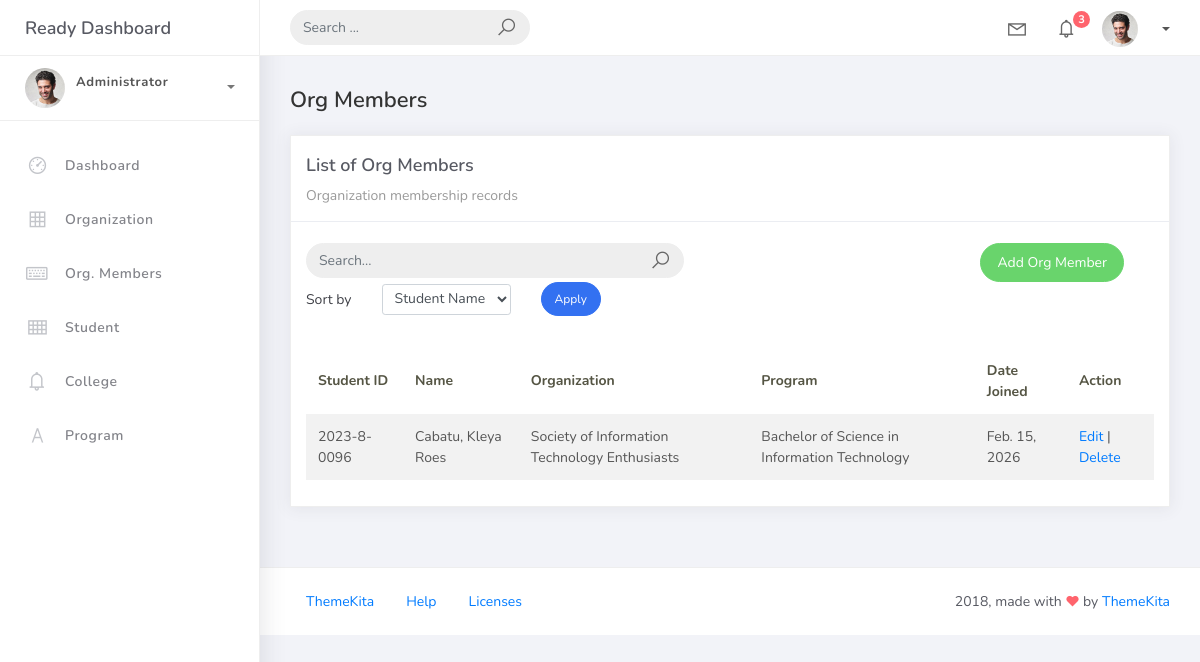
Before: /orgmember_list with the older database file.
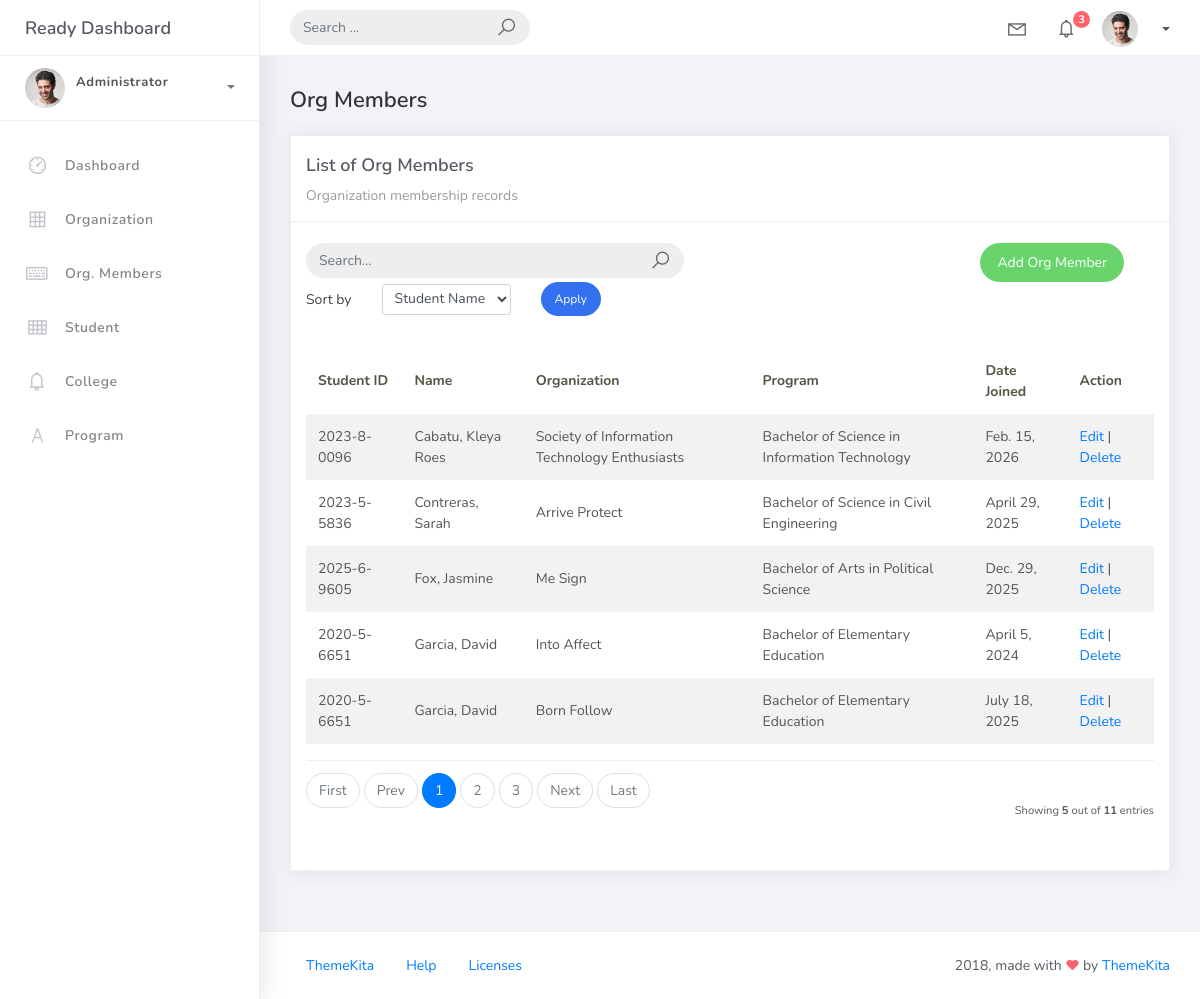
After: the same page with the newer database file.
### studentorg/models.py (models this page shows, shortened)
class BaseModel(models.Model):
	created_at = models.DateTimeField(auto_now_add=True, db_index=True)
	updated_at = models.DateTimeField(auto_now=True)
	class Meta:
		abstract = True

class OrgMember(BaseModel):
	student = models.ForeignKey(Student, on_delete=models.CASCADE)
	organization = models.ForeignKey(Organization, on_delete=models.CASCADE)
	date_joined = models.DateField()

class Student(BaseModel):
	student_id = models.CharField(max_length=15)
	lastname = models.CharField(max_length=25)
	firstname = models.CharField(max_length=25)
	middlename = models.CharField(max_length=25, blank=True, null=True)
	program = models.ForeignKey(Program, on_delete=models.CASCADE)

class Organization(BaseModel):
	name = models.CharField(max_length=250)
	college = models.ForeignKey(College, null=True, blank=True, on_delete=models.CASCADE)
	description = models.CharField(max_length=500)

class Program(BaseModel):
	prog_name = models.CharField(max_length=150)
	college = models.ForeignKey(College, on_delete=models.CASCADE)

### studentorg/views.py (the view)
# urls.py: path('orgmember_list', OrgMemberList.as_view(), name='orgmember-list'),
class OrgMemberList(ListView):
     model = OrgMember
     context_object_name = 'orgmember'
     template_name = 'orgmember_list.html'
     paginate_by = 5
     def get_queryset(self):
         qs = super().get_queryset()
         query = self.request.GET.get('q')
         sort_by = self.request.GET.get('sort_by', 'student__lastname')
         if query:
             qs = qs.filter(
                 Q(student__lastname__icontains=query) |
                 Q(student__firstname__icontains=query) |
                 Q(organization__name__icontains=query)
             )
         return qs.order_by(sort_by)

### templates/orgmember_list.html (shortened to what this page needs)
{% extends 'base.html' %}
{% load static %}
{% block content %}
<div class="content">
    <div class="container-fluid">
        <h4 class="page-title">Org Members</h4>
        <div class="row">
            <div class="col-md-12">
                <div class="card">
                    <div class="card-header">
                        <div class="card-title">List of Org Members</div>
                        <div class="card-category">Organization membership records</div>
                    </div>
                    <br />
                    <div class="col-md-12 row">
                        <div class="col-md-6">
                            <form class="navbar-left navbar-form nav-search mr-md-3" method="get" action="">
                                <div class="input-group">
                                    <input type="text" name="q" class="form-control" placeholder="Search..." value="{{ request.GET.q }}">
                                    <div class="input-group-append">
                                        <span class="input-group-text"><i class="la la-search search-icon"></i></span>
                                    </div>
                                </div>
                            </form>
                        </div>
                        <div class="col-md-6">
                            <div class="pull-right">
                                <a href="{% url 'orgmember-add' %}" class="btn btn-success btn-rounded">Add Org Member</a>
                            </div>
                        </div>
                    </div>
                    <div class="col-md-12">
                        <form method="get" class="row g-2 align-items-center">
                            <div class="col-auto">
                                <label for="sort_by" class="col-form-label">Sort by</label>
                            </div>
                            <div class="col-auto">
                                <select id="sort_by" name="sort_by" class="form-control form-control-sm">
                                    <option value="student__lastname" {% if request.GET.sort_by == "student__lastname" %}selected{% endif %}>Student Name</option>
                                </select>
                            </div>
                            <div class="col-auto">
                                <button type="submit" class="btn btn-primary btn-sm btn-rounded">Apply</button>
                            </div>
                        </form>
                    </div>
                    <div class="card-body">
                        <table class="table table-striped mt-3">
                            <thead>
                                <tr>
                                    <th scope="col">Student ID</th>
                                    <th scope="col">Name</th>
                                    <th scope="col">Organization</th>
                                    <th scope="col">Program</th>
                                    <th scope="col">Date Joined</th>
                                    <th scope="col">Action</th>
                                </tr>
                            </thead>
                            <tbody>
                                {% for object in object_list %}
                                <tr>
                                    <td>{{ object.student.student_id }}</td>
                                    <td>{{ object.student.lastname }}, {{ object.student.firstname }}</td>
                                    <td>{{ object.organization.name }}</td>
                                    <td>{{ object.student.program.prog_name }}</td>
                                    <td>{{ object.date_joined }}</td>
                                    <td>
                                        <a href="{% url 'orgmember-update' object.id %}">Edit</a> |
                                        <a href="{% url 'orgmember-delete' object.id %}">Delete</a>
                                    </td>
                                </tr>
                                {% empty %}
                                <tr>
                                    <td colspan="6" class="text-center">No records found</td>
                                </tr>
                                {% endfor %}
                            </tbody>
                        </table>
                        {% include 'includes/pagination.html' %}
                    </div>
                </div>
            </div>
        </div>
    </div>
</div>
{% endblock %}

### templates/base.html (shortened to what this page needs)
{% load static %}
<!DOCTYPE html>
<html>
<head>
	<link rel="stylesheet" href="{% static 'css/bootstrap.min.css' %}">
	<link rel="stylesheet" href="{% static 'css/ready.css' %}">
	<link rel="stylesheet" href="{% static 'css/demo.css' %}">
</head>
<body>
	<div class="wrapper">
		<div class="main-header">
			<div class="logo-header">
				<a href="index.html" class="logo">
					Ready Dashboard
				</a>
			</div>
			<nav class="navbar navbar-header navbar-expand-lg">
				<div class="container-fluid">
					<form class="navbar-left navbar-form nav-search mr-md-3" action="">
						<div class="input-group">
							<input type="text" placeholder="Search ..." class="form-control">
							<div class="input-group-append">
								<span class="input-group-text">
									<i class="la la-search search-icon"></i>
								</span>
							</div>
						</div>
					</form>
					<ul class="navbar-nav topbar-nav ml-md-auto align-items-center">
						<li class="nav-item dropdown hidden-caret">
							<a class="nav-link dropdown-toggle" href="#" id="navbarDropdown" role="button" data-toggle="dropdown" aria-haspopup="true" aria-expanded="false">
								<i class="la la-envelope"></i>
							</a>
						</li>
						<li class="nav-item dropdown hidden-caret">
							<a class="nav-link dropdown-toggle" href="#" id="navbarDropdown" role="button" data-toggle="dropdown" aria-haspopup="true" aria-expanded="false">
								<i class="la la-bell"></i>
								<span class="notification">3</span>
							</a>
						</li>
						<li class="nav-item dropdown">
							<a class="dropdown-toggle profile-pic" data-toggle="dropdown" href="#" aria-expanded="false"> <img src="{% static 'img/profile.jpg' %}" alt="user-img" width="36" class="img-circle"><span>{{ request.user.username }}</span> </span> </a>
							</li>
						</ul>
					</div>
				</nav>
			</div>
			<div class="sidebar">
				<div class="scrollbar-inner sidebar-wrapper">
					<div class="user">
						<div class="photo">
							<img src="{% static 'img/profile.jpg' %}">
						</div>
						<div class="info">
							<a class="" data-toggle="collapse" href="#collapseExample" aria-expanded="true">
								<span>
									<span class="user-level">Administrator</span>
									<span class="caret"></span>
								</span>
							</a>
							<div class="clearfix"></div>
						</div>
					</div>
					<ul class="nav">
						<li class="nav-item">
							<a href="index.html">
								<i class="la la-dashboard"></i>
								<p>Dashboard</p>
							</a>
						</li>
						<li class="nav-item">
							<a href="{% url 'organization-list' %}">
								<i class="la la-table"></i>
								<p>Organization</p>
							</a>
						</li>
						<li class="nav-item">
							<a href="{% url 'orgmember-list' %}">
								<i class="la la-keyboard-o"></i>
								<p>Org. Members</p>
							</a>
						</li>
						<li class="nav-item">
							<a href="{% url 'student-list' %}">
								<i class="la la-th"></i>
								<p>Student</p>
							</a>
						</li>
						<li class="nav-item">
							<a href="{% url 'college-list' %}">
								<i class="la la-bell"></i>
								<p>College</p>
							</a>
						</li>
						<li class="nav-item">
							<a href="{% url 'program-list' %}">
								<i class="la la-font"></i>
								<p>Program</p>
							</a>
						</li>
					</ul>
				</div>
			</div>
			<div class="main-panel">
                {% block content %}
                {% endblock %}
				<footer class="footer">
					<div class="container-fluid">
						<nav class="pull-left">
							<ul class="nav">
								<li class="nav-item">
									<a class="nav-link" href="http://www.themekita.com">
										ThemeKita
									</a>
								</li>
								<li class="nav-item">
									<a class="nav-link" href="#">
										Help
									</a>
								</li>
								<li class="nav-item">
									<a class="nav-link" href="https://themewagon.com/license/#free-item">
										Licenses
									</a>
								</li>
							</ul>
						</nav>
						<div class="copyright ml-auto">
							2018, made with <i class="la la-heart heart text-danger"></i> by <a href="http://www.themekita.com">ThemeKita</a>
						</div>
					</div>
				</footer>
			</div>
		</div>
</body>
</html>

### templates/includes/pagination.html (shortened to what this page needs)
{% if is_paginated %}
<div class="card-footer px-0 border-0 d-flex flex-column flex-lg-row align-items-center justify-content-between mt-3">
  <nav aria-label="Topics pagination" class="mb-4">
    <ul class="pagination">
      {% if page_obj.number > 1 %}
      <li class="page-item">
        <a class="page-link" href="?page=1">First</a>
      </li>
      {% else %}
      <li class="page-item disabled">
        <span class="page-link">First</span>
      </li>
      {% endif %}
      {% if page_obj.has_previous %}
      <li class="page-item">
        <a class="page-link" href="?page={{ page_obj.previous_page_number }}">Prev</a>
      </li>
      {% else %}
      <li class="page-item disabled">
        <span class="page-link">Prev</span>
      </li>
      {% endif %}
      {% for page_num in paginator.page_range %}
        {% if page_obj.number == page_num %}
        <li class="page-item active">
          <span class="page-link">
            {{ page_num }}
          </span>
        </li>
        {% elif page_num > page_obj.number|add:'-3' and page_num < page_obj.number|add:'3' %}
        <li class="page-item">
          <a class="page-link" href="?page={{ page_num }}">{{ page_num }}</a>
        </li>
        {% endif %}
      {% endfor %}
      {% if page_obj.has_next %}
      <li class="page-item">
        <a class="page-link" href="?page={{ page_obj.next_page_number }}">Next</a>
      </li>
      {% else %}
      <li class="page-item disabled">
        <span class="page-link">Next</span>
      </li>
      {% endif %}
      {% if page_obj.number != paginator.num_pages %}
      <li class="page-item">
        <a class="page-link" href="?page={{ paginator.num_pages }}">Last</a>
      </li>
      {% else %}
      <li class="page-item disabled">
        <span class="page-link">Last</span>
      </li>
      {% endif %}
    </ul>
  </nav>
  <div class="fw-normal small mt-4 mt-lg-0">Showing <b>{{object_list.count}}</b> out of <b>{{paginator.count}}</b> entries</div>
</div>
{% endif %}

Changed rows visible on the page:
added OrgMember: student.student_id "2023-5-5836", student.lastname "Contreras", student.firstname "Sarah", organization.name "Arrive Protect", student.program.prog_name "Bachelor of Science in Civil Engineering", date_joined "April 29, 2025"
added OrgMember: student.student_id "2025-6-9605", student.lastname "Fox", student.firstname "Jasmine", organization.name "Me Sign", student.program.prog_name "Bachelor of Arts in Political Science", date_joined "Dec. 29, 2025"
added OrgMember: student.student_id "2020-5-6651", student.lastname "Garcia", student.firstname "David", organization.name "Into Affect", student.program.prog_name "Bachelor of Elementary Education", date_joined "April 5, 2024"
added OrgMember: student.student_id "2020-5-6651", student.lastname "Garcia", student.firstname "David", organization.name "Born Follow", student.program.prog_name "Bachelor of Elementary Education", date_joined "July 18, 2025"
Other visible differences:
{{ object_list.count }}: (not shown) → "5"
{{ paginator.count }}: (not shown) → "11"
text now shown: "First Prev Next Last Showing out of entries"
new list line: "1"
new list line: "2"
new list line: "3"
